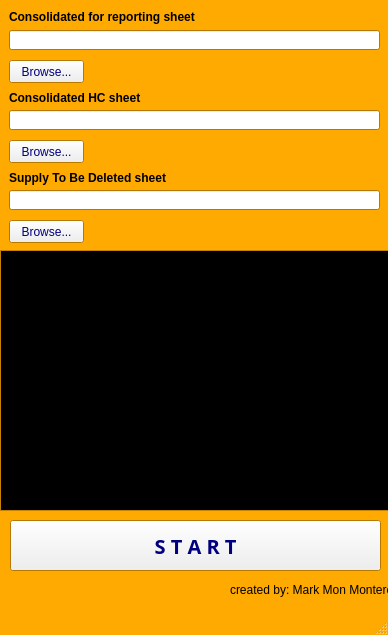
<?xml version="1.0" encoding="UTF-8"?>
<ui version="4.0">
 <class>MainWindow</class>
 <widget class="QMainWindow" name="MainWindow">
  <property name="geometry">
   <rect>
    <x>0</x>
    <y>0</y>
    <width>388</width>
    <height>635</height>
   </rect>
  </property>
  <property name="palette">
   <palette>
    <active>
     <colorrole role="ButtonText">
      <brush brushstyle="SolidPattern">
       <color alpha="255">
        <red>0</red>
        <green>0</green>
        <blue>127</blue>
       </color>
      </brush>
     </colorrole>
     <colorrole role="Base">
      <brush brushstyle="SolidPattern">
       <color alpha="255">
        <red>255</red>
        <green>255</green>
        <blue>255</blue>
       </color>
      </brush>
     </colorrole>
     <colorrole role="Window">
      <brush brushstyle="SolidPattern">
       <color alpha="255">
        <red>255</red>
        <green>170</green>
        <blue>0</blue>
       </color>
      </brush>
     </colorrole>
    </active>
    <inactive>
     <colorrole role="ButtonText">
      <brush brushstyle="SolidPattern">
       <color alpha="255">
        <red>0</red>
        <green>0</green>
        <blue>127</blue>
       </color>
      </brush>
     </colorrole>
     <colorrole role="Base">
      <brush brushstyle="SolidPattern">
       <color alpha="255">
        <red>255</red>
        <green>255</green>
        <blue>255</blue>
       </color>
      </brush>
     </colorrole>
     <colorrole role="Window">
      <brush brushstyle="SolidPattern">
       <color alpha="255">
        <red>255</red>
        <green>170</green>
        <blue>0</blue>
       </color>
      </brush>
     </colorrole>
    </inactive>
    <disabled>
     <colorrole role="ButtonText">
      <brush brushstyle="SolidPattern">
       <color alpha="255">
        <red>120</red>
        <green>120</green>
        <blue>120</blue>
       </color>
      </brush>
     </colorrole>
     <colorrole role="Base">
      <brush brushstyle="SolidPattern">
       <color alpha="255">
        <red>255</red>
        <green>170</green>
        <blue>0</blue>
       </color>
      </brush>
     </colorrole>
     <colorrole role="Window">
      <brush brushstyle="SolidPattern">
       <color alpha="255">
        <red>255</red>
        <green>170</green>
        <blue>0</blue>
       </color>
      </brush>
     </colorrole>
    </disabled>
   </palette>
  </property>
  <property name="acceptDrops">
   <bool>true</bool>
  </property>
  <property name="windowTitle">
   <string>MainWindow</string>
  </property>
  <property name="tabShape">
   <enum>QTabWidget::Rounded</enum>
  </property>
  <widget class="QWidget" name="centralwidget">
   <widget class="QLabel" name="forLbl">
    <property name="geometry">
     <rect>
      <x>9</x>
      <y>9</y>
      <width>189</width>
      <height>16</height>
     </rect>
    </property>
    <property name="font">
     <font>
      <weight>75</weight>
      <bold>true</bold>
     </font>
    </property>
    <property name="text">
     <string>Consolidated for reporting sheet :</string>
    </property>
   </widget>
   <widget class="QPushButton" name="forBtn">
    <property name="geometry">
     <rect>
      <x>9</x>
      <y>60</y>
      <width>75</width>
      <height>23</height>
     </rect>
    </property>
    <property name="text">
     <string>Browse...</string>
    </property>
   </widget>
   <widget class="QLabel" name="hcLbl">
    <property name="geometry">
     <rect>
      <x>9</x>
      <y>90</y>
      <width>132</width>
      <height>16</height>
     </rect>
    </property>
    <property name="font">
     <font>
      <weight>75</weight>
      <bold>true</bold>
     </font>
    </property>
    <property name="text">
     <string>Consolidated HC sheet :</string>
    </property>
   </widget>
   <widget class="QPushButton" name="hcBtn">
    <property name="geometry">
     <rect>
      <x>9</x>
      <y>140</y>
      <width>75</width>
      <height>23</height>
     </rect>
    </property>
    <property name="text">
     <string>Browse...</string>
    </property>
   </widget>
   <widget class="QLabel" name="supLbl">
    <property name="geometry">
     <rect>
      <x>9</x>
      <y>170</y>
      <width>157</width>
      <height>16</height>
     </rect>
    </property>
    <property name="font">
     <font>
      <weight>75</weight>
      <italic>false</italic>
      <bold>true</bold>
     </font>
    </property>
    <property name="text">
     <string>Supply To Be Deleted sheet:</string>
    </property>
   </widget>
   <widget class="QPushButton" name="supBtn">
    <property name="geometry">
     <rect>
      <x>9</x>
      <y>220</y>
      <width>75</width>
      <height>23</height>
     </rect>
    </property>
    <property name="text">
     <string>Browse...</string>
    </property>
   </widget>
   <widget class="QTextEdit" name="console">
    <property name="geometry">
     <rect>
      <x>0</x>
      <y>250</y>
      <width>391</width>
      <height>261</height>
     </rect>
    </property>
    <property name="palette">
     <palette>
      <active>
       <colorrole role="WindowText">
        <brush brushstyle="SolidPattern">
         <color alpha="255">
          <red>0</red>
          <green>0</green>
          <blue>0</blue>
         </color>
        </brush>
       </colorrole>
       <colorrole role="Text">
        <brush brushstyle="SolidPattern">
         <color alpha="255">
          <red>85</red>
          <green>255</green>
          <blue>0</blue>
         </color>
        </brush>
       </colorrole>
       <colorrole role="Base">
        <brush brushstyle="SolidPattern">
         <color alpha="255">
          <red>0</red>
          <green>0</green>
          <blue>0</blue>
         </color>
        </brush>
       </colorrole>
      </active>
      <inactive>
       <colorrole role="WindowText">
        <brush brushstyle="SolidPattern">
         <color alpha="255">
          <red>0</red>
          <green>0</green>
          <blue>0</blue>
         </color>
        </brush>
       </colorrole>
       <colorrole role="Text">
        <brush brushstyle="SolidPattern">
         <color alpha="255">
          <red>85</red>
          <green>255</green>
          <blue>0</blue>
         </color>
        </brush>
       </colorrole>
       <colorrole role="Base">
        <brush brushstyle="SolidPattern">
         <color alpha="255">
          <red>0</red>
          <green>0</green>
          <blue>0</blue>
         </color>
        </brush>
       </colorrole>
      </inactive>
      <disabled>
       <colorrole role="WindowText">
        <brush brushstyle="SolidPattern">
         <color alpha="255">
          <red>120</red>
          <green>120</green>
          <blue>120</blue>
         </color>
        </brush>
       </colorrole>
       <colorrole role="Text">
        <brush brushstyle="SolidPattern">
         <color alpha="255">
          <red>120</red>
          <green>120</green>
          <blue>120</blue>
         </color>
        </brush>
       </colorrole>
       <colorrole role="Base">
        <brush brushstyle="SolidPattern">
         <color alpha="255">
          <red>240</red>
          <green>240</green>
          <blue>240</blue>
         </color>
        </brush>
       </colorrole>
      </disabled>
     </palette>
    </property>
    <property name="font">
     <font>
      <weight>50</weight>
      <bold>false</bold>
     </font>
    </property>
    <property name="autoFillBackground">
     <bool>false</bool>
    </property>
    <property name="inputMethodHints">
     <set>Qt::ImhMultiLine</set>
    </property>
    <property name="html">
     <string>&lt;!DOCTYPE HTML PUBLIC &quot;-//W3C//DTD HTML 4.0//EN&quot; &quot;http://www.w3.org/TR/REC-html40/strict.dtd&quot;&gt;
&lt;html&gt;&lt;head&gt;&lt;meta name=&quot;qrichtext&quot; content=&quot;1&quot; /&gt;&lt;style type=&quot;text/css&quot;&gt;
p, li { white-space: pre-wrap; }
&lt;/style&gt;&lt;/head&gt;&lt;body style=&quot; font-family:'MS Shell Dlg 2'; font-size:8.25pt; font-weight:400; font-style:normal;&quot;&gt;
&lt;p style=&quot;-qt-paragraph-type:empty; margin-top:0px; margin-bottom:0px; margin-left:0px; margin-right:0px; -qt-block-indent:0; text-indent:0px;&quot;&gt;&lt;br /&gt;&lt;/p&gt;&lt;/body&gt;&lt;/html&gt;</string>
    </property>
    <property name="textInteractionFlags">
     <set>Qt::NoTextInteraction</set>
    </property>
   </widget>
   <widget class="QLineEdit" name="hcEdit">
    <property name="geometry">
     <rect>
      <x>9</x>
      <y>110</y>
      <width>371</width>
      <height>20</height>
     </rect>
    </property>
   </widget>
   <widget class="QLineEdit" name="supplyEdit">
    <property name="geometry">
     <rect>
      <x>9</x>
      <y>190</y>
      <width>371</width>
      <height>20</height>
     </rect>
    </property>
    <property name="text">
     <string/>
    </property>
   </widget>
   <widget class="QLineEdit" name="forEdit">
    <property name="geometry">
     <rect>
      <x>9</x>
      <y>30</y>
      <width>371</width>
      <height>20</height>
     </rect>
    </property>
   </widget>
   <widget class="QPushButton" name="pushButton">
    <property name="geometry">
     <rect>
      <x>10</x>
      <y>520</y>
      <width>371</width>
      <height>51</height>
     </rect>
    </property>
    <property name="font">
     <font>
      <family>Showcard Gothic</family>
      <pointsize>15</pointsize>
      <weight>75</weight>
      <italic>false</italic>
      <bold>true</bold>
     </font>
    </property>
    <property name="text">
     <string>S T A R T</string>
    </property>
   </widget>
   <widget class="QLabel" name="author">
    <property name="geometry">
     <rect>
      <x>230</x>
      <y>580</y>
      <width>171</width>
      <height>20</height>
     </rect>
    </property>
    <property name="text">
     <string>created by: Mark Mon Monteros</string>
    </property>
   </widget>
  </widget>
  <widget class="QMenuBar" name="menubar">
   <property name="geometry">
    <rect>
     <x>0</x>
     <y>0</y>
     <width>388</width>
     <height>21</height>
    </rect>
   </property>
  </widget>
  <widget class="QStatusBar" name="statusbar"/>
 </widget>
 <resources/>
 <connections/>
</ui>
